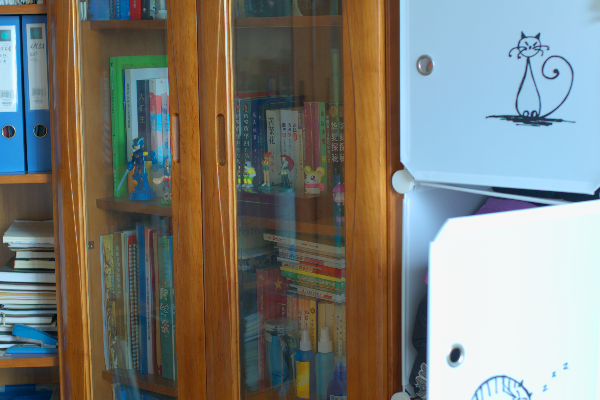
#> input picture data/LOLdataset/eval15/high/1.png, 600 x 400 px, given as the content of the folder ../data/LOLdataset/eval15/high/low, which was not available
$ python sweep_adaptive.py ../data/LOLdataset/eval15/high
#> lines starting #> are read from the running program, lines starting #| are printed output that depends on the picture
### classical/preprocessing.py
import os
import cv2
import numpy as np

MIN_SIDE = 16      # smaller than this: reject
MAX_SIDE = 1024    # larger than this: downscale (keeps runtime < ~10 s)


def to_rgb_uint8(image):
    """Validate any array and return uint8 RGB (H, W, 3). Raises ValueError if unusable."""
    if image is None:
        raise ValueError("Image is None (file missing or unreadable)")
    if not isinstance(image, np.ndarray) or image.size == 0 or image.ndim not in (2, 3):
        raise ValueError("Image must be a non-empty 2D or 3D numpy array")

    # --- fix dtype ---
    if image.dtype != np.uint8:
        if image.dtype == np.uint16:
            image = image / 257.0
        elif np.issubdtype(image.dtype, np.floating):
            image = image * 255.0 if image.max() <= 1.0 else image
        image = np.rint(np.clip(image, 0, 255)).astype(np.uint8)

    # --- fix channels ---
    if image.ndim == 3 and image.shape[2] == 1:
        image = image[:, :, 0]
    if image.ndim == 2:
        image = cv2.cvtColor(image, cv2.COLOR_GRAY2RGB)
    elif image.shape[2] == 4:
        image = image[:, :, :3]          # drop alpha
    elif image.shape[2] != 3:
        raise ValueError(f"Unsupported channel count: {image.shape[2]}")

    h, w = image.shape[:2]
    if min(h, w) < MIN_SIDE:
        raise ValueError(f"Image too small ({w}x{h}); minimum side is {MIN_SIDE}px")
    return np.ascontiguousarray(image)


def load_image(path):
    """Read a file from disk -> uint8 RGB. The ONE BGR->RGB conversion happens here."""
#> called with path = '../data/LOLdataset/eval15/high/low/1.png'
    img = cv2.imread(str(path), cv2.IMREAD_UNCHANGED)   # keeps alpha / 16-bit
#> img is the input picture: shape (400, 600, 3); mean B, G, R 119.7, 126.5, 125.2
    if img is None:
        raise ValueError(f"Could not read image: {path}")
    if img.ndim == 3 and img.shape[2] == 3:
        img = cv2.cvtColor(img, cv2.COLOR_BGR2RGB)
    elif img.ndim == 3 and img.shape[2] == 4:
        img = cv2.cvtColor(img, cv2.COLOR_BGRA2RGB)
    return to_rgb_uint8(img)


# [6 lines left out: function save_image, not called in this run]


def resize_if_large(image, max_side=MAX_SIDE):
    """Downscale so the longest side <= max_side. Returns (image, scale)."""
    h, w = image.shape[:2]
    longest = max(h, w)
    if longest <= max_side:
        return image, 1.0
    scale = max_side / longest
    new_size = (round(w * scale), round(h * scale))   # (width, height)
    return cv2.resize(image, new_size, interpolation=cv2.INTER_AREA), scale


def estimate_noise(gray):
    """Immerkaer noise sigma estimate on a uint8 gray image."""
    g = gray.astype(np.float32)
    kernel = np.array([[1, -2, 1], [-2, 4, -2], [1, -2, 1]], np.float32)
    h, w = g.shape
    conv = cv2.filter2D(g, -1, kernel)[1:-1, 1:-1]
    return float(np.sqrt(np.pi / 2) * np.abs(conv).sum() / (6.0 * (h - 2) * (w - 2)))


def compute_characteristics(image):
    """Measure the image so the pipeline can pick parameters."""
    gray = cv2.cvtColor(image, cv2.COLOR_RGB2GRAY)
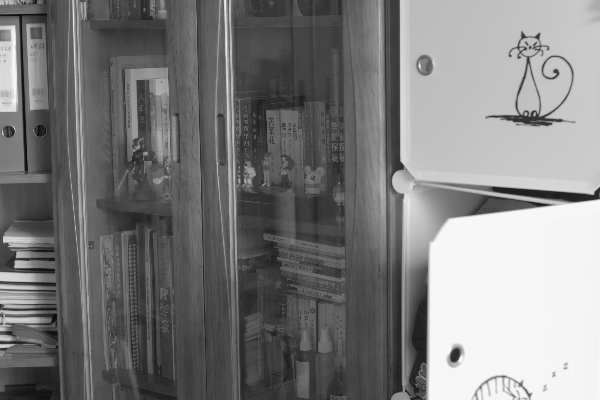
#> gray: shape (400, 600); min 8, max 247, mean 125.4
    g = gray.astype(np.float32)

    p5, p95 = np.percentile(g, [5, 95])
#> p5 = 50; p95 = 246
    hist = cv2.calcHist([gray], [0], None, [256], [0, 256]).ravel()
#> hist = 256 values, max 16257 at index 246, min 0 at index 0, mean 937.5
    hist = hist / hist.sum()
#> hist = 256 values, max 0.0677 at index 246, min 0 at index 0, mean 0.00391

    pixels = image.reshape(-1, 3).astype(np.float32)
    ch_mean = pixels.mean(axis=0)            # order: R, G, B
#> ch_mean = [125.2, 126.6, 119.7]
    ch_std = pixels.std(axis=0)
#> ch_std = [61.21, 70.44, 87.87]

    return {
        "mean_brightness": float(g.mean()),
        "std": float(g.std()),
        "contrast": float(p95 - p5),
        "histogram": hist,                    # 256 values summing to 1
        "channel_mean": ch_mean,              # R, G, B
        "channel_std": ch_std,
        "color_cast": float((ch_mean.max() - ch_mean.min()) / (ch_mean.mean() + 1e-6)),
        "dark_fraction": float((gray < 50).mean()),
        "highlight_fraction": float((gray > 240).mean()),
        "noise_sigma": estimate_noise(gray),
    }
#> in estimate_noise, `conv = cv2.filter2D(g, -1, kernel)[1:-1, 1:-1]`:
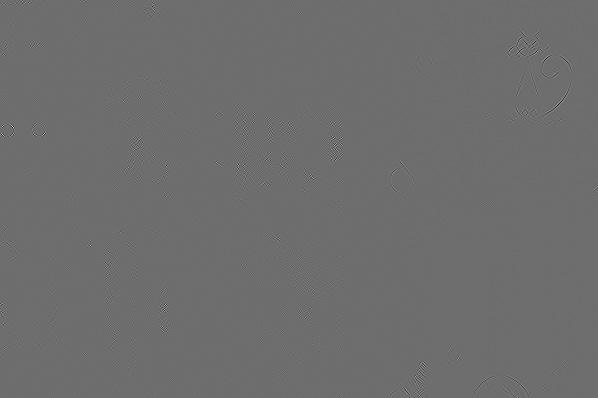
#> conv: shape (398, 598) float32; min -381, max 502, mean 0; drawn with min black and max white


# [13 lines left out: function prepare_image, not called in this run]

### classical/illumination.py
import cv2
import numpy as np

L_MIN = 0.02   # floor for illumination: avoids dividing by ~0


def estimate_illumination(image, radius=None, eps=1e-4):
    """Illumination map L in [L_MIN, 1], float32, shape (H, W).
    radius: guided-filter window (default ~4% of the short side).
    eps:    edge-vs-smoothness knob. Small = follows edges closely.
    """
#> called with eps = 0.0001
    h, w = image.shape[:2]
    if radius is None:
        radius = max(8, int(0.04 * min(h, w)))
    img = image.astype(np.float32) / 255.0
    l0 = img.max(axis=2)                                   # initial estimate
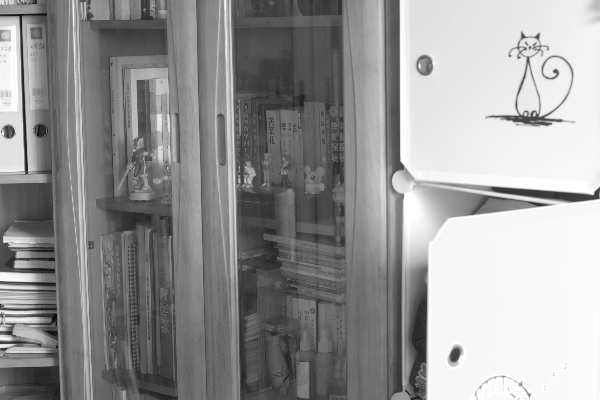
#> l0: shape (400, 600) float32; min 0.0471, max 1, mean 0.591
    guide = cv2.cvtColor(image, cv2.COLOR_RGB2GRAY).astype(np.float32) / 255.0
    L = cv2.ximgproc.guidedFilter(guide, l0, radius, eps)  # edge-aware smoothing
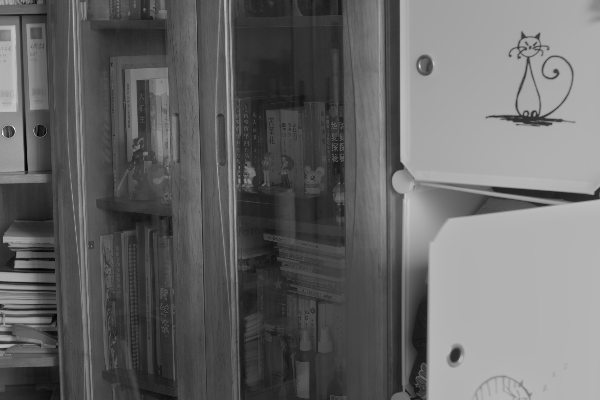
#> L: shape (400, 600) float32; min 0.056, max 1.37, mean 0.591; drawn with min black and max white
    return np.clip(L, L_MIN, 1.0).astype(np.float32)
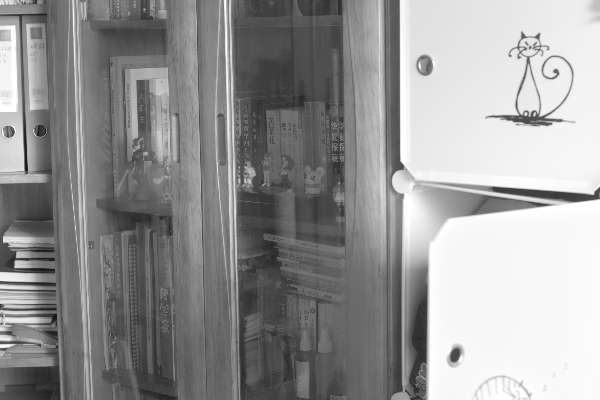
#> returned value: shape (400, 600) float32; min 0.056, max 1, mean 0.591


def decompose(image, radius=None, eps=1e-4):
    """Retinex decomposition I = R * L. Returns (L, R), both float32; R in [0,1]."""
    img = image.astype(np.float32) / 255.0
    L = estimate_illumination(image, radius, eps)
    R = np.clip(img / L[:, :, None], 0.0, 1.0)
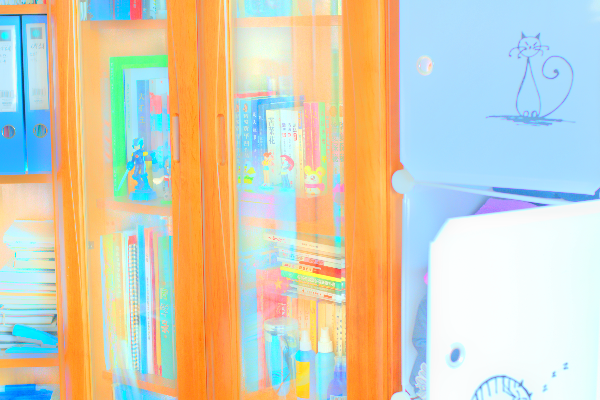
#> R: shape (400, 600, 3) float32; mean R, G, B 0.823, 0.81, 0.724
    return L, R


def analyze_regions(L, dark_thresh=0.2):
    """Find dark and unevenly lit regions from the illumination map."""
#> called with dark_thresh = 0.2
    med = float(np.median(L))
#> med = 0.5
#> (the rest of the program and of its run is left out)
